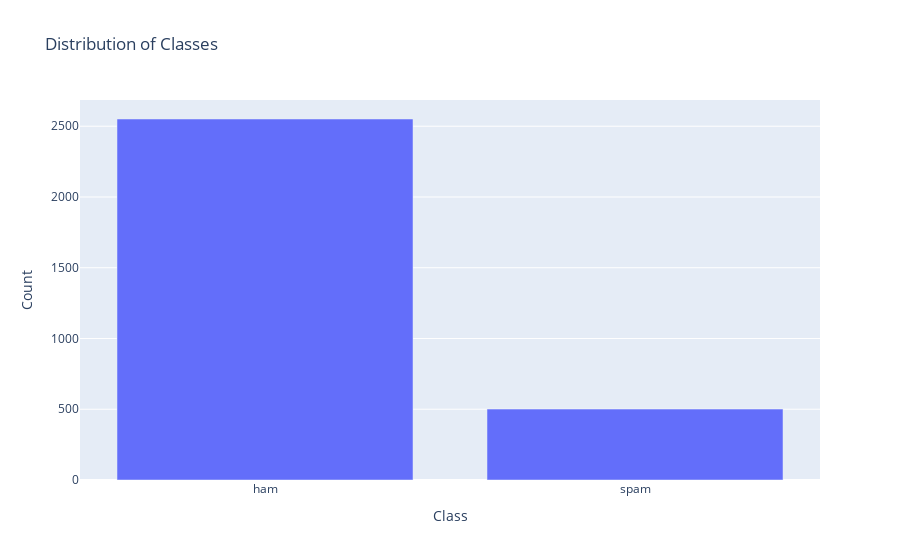

The notebook cell saved with this chart:
### Code cell
fig = go.Figure(
    go.Bar(x = list(set(df.label)), y = df.groupby("label").count().text.tolist())
)

fig.update_layout(
    title = "Distribution of Classes",
    yaxis_title = "Count",
    xaxis_title = "Class"
)

fig.show()

### Figure 1 — Plotly figure (JSON) as saved in the notebook; plotly's stock layout.template omitted (floating-point values rounded to 4 significant figures)
{"data": [{"type": "bar", "x": ["ham", "spam"], "y": [2551, 501]}], "layout": {"title": {"text": "Distribution of Classes"}, "xaxis": {"title": {"text": "Class"}}, "yaxis": {"title": {"text": "Count"}}}}
